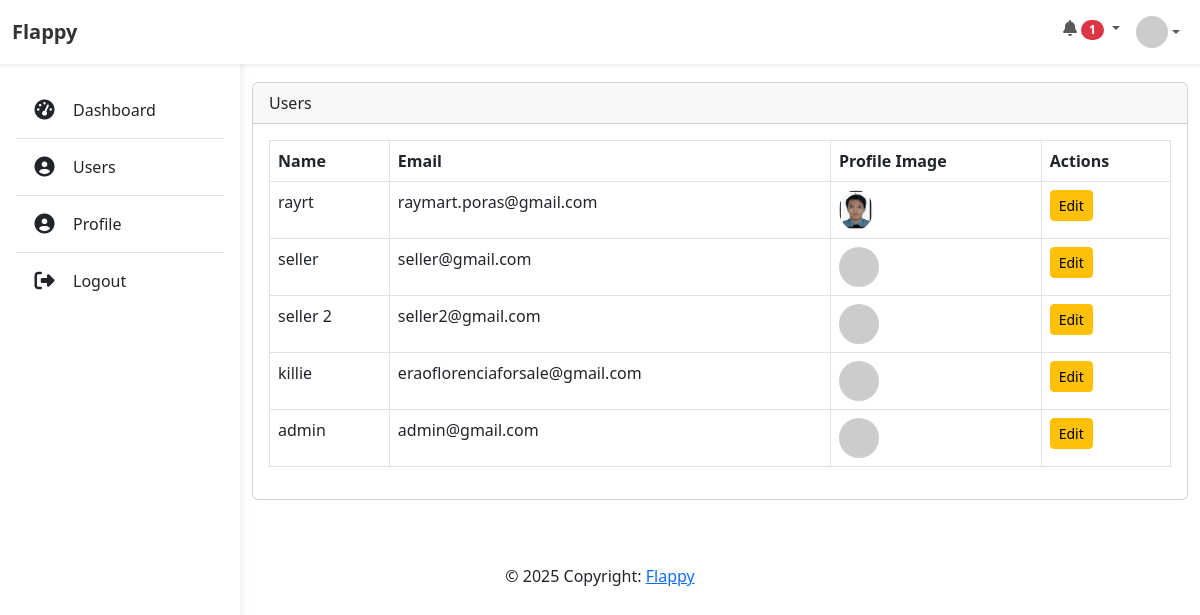
The page /admin_user_list.php (signed in) on the database its author committed.
### tables this page shows
CREATE TABLE `users` (
  `id` int(11) NOT NULL,
  `name` varchar(100) DEFAULT NULL,
  `email` varchar(100) DEFAULT NULL,
  `password` varchar(255) DEFAULT NULL,
  `user_type` enum('admin','seller','customer') NOT NULL,
  `create_on` datetime NOT NULL DEFAULT current_timestamp() ON UPDATE current_timestamp(),
  `profile_image` longblob DEFAULT NULL
);

### admin_user_list.php (the view, shortened to what this page needs)
<?php
include("api/conn.php");
$user_id = $_SESSION['user_id'];
$query = "SELECT name, email, profile_image FROM users WHERE id = ?";
$stmt = $conn->prepare($query);
$stmt->bind_param('i', $user_id);
$stmt->execute();
$stmt->bind_result($name, $email, $profile_image);
$image_src = $profile_image ? 'img/' . $profile_image : 'https://via.placeholder.com/150';
?>
<!DOCTYPE html>
<html lang="en">
<head>
    <link href="https://cdn.jsdelivr.net/npm/bootstrap@5.3.0/dist/css/bootstrap.min.css" rel="stylesheet">
</head>
<body>
<header>
    <?php include 'admin_slidebar.php' ?>
    <?php include 'admin_navbar.php' ?>
</header>
<main style="margin-top: 58px;">
<div class="container py-4">
    <div class="card">
        <div class="card-header">Users</div>
        <div class="card-body">
            <table class="table table-bordered table-hover">
                <thead>
                <tr>
                    <th>Name</th>
                    <th>Email</th>
                    <th>Profile Image</th>
                    <th>Actions</th>
                </tr>
                </thead>
                <tbody>
                <?php
                $users = $conn->query("SELECT id, name, email, profile_image FROM users");
                while ($row = $users->fetch_assoc()):
                    $img = $row['profile_image'] ? "img/" . $row['profile_image'] : "https://via.placeholder.com/50";
                    ?>
                    <tr>
                        <td><?= htmlspecialchars($row['name']) ?></td>
                        <td><?= htmlspecialchars($row['email']) ?></td>
                        <td><img src="<?= $img ?>" height="40" class="rounded-circle"></td>
                        <td>
                            <button class="btn btn-warning btn-sm editBtn"
                                    data-id="<?= $row['id'] ?>"
                                    data-name="<?= htmlspecialchars($row['name']) ?>"
                                    data-email="<?= htmlspecialchars($row['email']) ?>"
                                    data-profile="<?= $img ?>">Edit</button>
                        </td>
                    </tr>
                <?php endwhile; ?>
                </tbody>
            </table>
        </div>
    </div>
</div>
</main>
<?php include 'footer.php'; ?>
</body>
</html>

### admin_slidebar.php (shortened to what this page needs)
<link href="https://cdn.jsdelivr.net/npm/bootstrap@5.3.0/dist/css/bootstrap.min.css" rel="stylesheet">
<link href="https://cdnjs.cloudflare.com/ajax/libs/font-awesome/6.5.0/css/all.min.css" rel="stylesheet">
<nav id="sidebarMenu" class="collapse d-lg-block sidebar collapse bg-white">
<div class="position-sticky">
    <div class="list-group list-group-flush mx-3 mt-4">
      <a href="admin_dashboard.php" class="list-group-item list-group-item-action text-dark py-3 ripple d-flex align-items-center sidebar-link">
        <i class="fas fa-tachometer-alt fa-fw me-3 fs-5"></i><span class="sidebar-text">Dashboard</span>
      </a>
      <a href="admin_user_list.php" class="list-group-item list-group-item-action text-dark  py-3 ripple d-flex align-items-center sidebar-link">
        <i class="fas fa-user-circle fa-fw me-3 fs-5"></i><span class="sidebar-text">Users</span>
      </a>
      <a href="admin_profile.php" class="list-group-item list-group-item-action  text-dark py-3 ripple d-flex align-items-center sidebar-link">
        <i class="fas fa-user-circle fa-fw me-3 fs-5"></i><span class="sidebar-text">Profile</span>
      </a>
    <a href="#" id="logoutBtn" class="list-group-item list-group-item-action text-dark py-3 ripple d-flex align-items-center sidebar-link">
        <i class="fas fa-right-from-bracket fa-fw me-3 fs-5"></i><span class="sidebar-text">Logout</span>
    </a>
    </div>
</div>
</nav>

### admin_navbar.php (shortened to what this page needs)
<nav id="main-navbar" class="navbar navbar-expand-lg navbar-light bg-white fixed-top shadow-sm">
    <div class="container-fluid">
        <a class="navbar-brand" href="#" style="font-weight: 600; font-size: 1.25rem; color: #333;">
            Flappy
        </a>
        <ul class="navbar-nav ms-auto d-flex flex-row">
            <li class="nav-item dropdown">
                <a
                    data-mdb-dropdown-init class="nav-link me-3 me-lg-0 dropdown-toggle "
                    href="#"
                    id="navbarDropdownMenuLink"
                    role="button"
                    data-mdb-toggle="dropdown"
                    aria-expanded="false">
                    <i class="fas fa-bell"></i>
                    <span class="badge rounded-pill badge-notification bg-danger">1</span>
                </a>
            </li>
            <li class="nav-item dropdown">
                <a
                    data-mdb-dropdown-init class="nav-link dropdown-toggle hidden-arrow d-flex align-items-center"
                    href="#"
                    id="navbarDropdownMenuLink"
                    role="button"
                    data-mdb-toggle="dropdown"
                    aria-expanded="false">
                    <img
                        src="<?= $image_src ?>"
                        class="rounded-circle"
                        height="32"
                        alt="Avatar"
                        loading="lazy" />
                </a>
            </li>
        </ul>
    </div>
</nav>

### footer.php
<footer class="page-footer text-center font-small mt-4 wow fadeIn">
<div class="footer-copyright py-3">
    © 2025 Copyright:
    <a href="#"> Flappy </a>
</div>
</footer>

### admin_user_list.php (style rules this page uses)
body { background-color: #fbfbfb; }
@media (min-width: 991.98px) { main { padding-left: 240px; } }
.sidebar { position: fixed; top: 0; bottom: 0; left: 0; padding: 58px 0 0; width: 240px; z-index: 600; box-shadow: 0 2px 10px rgba(0, 0, 0, 0.1); }

### rows shown on the page
users: name "rayrt", email "raymart.poras@gmail.com", profile_image (placeholder picture)
users: name "seller", email "seller@gmail.com"
users: name "seller 2", email "seller2@gmail.com"
users: name "killie", email "eraoflorenciaforsale@gmail.com"
users: name "admin", email "admin@gmail.com"
